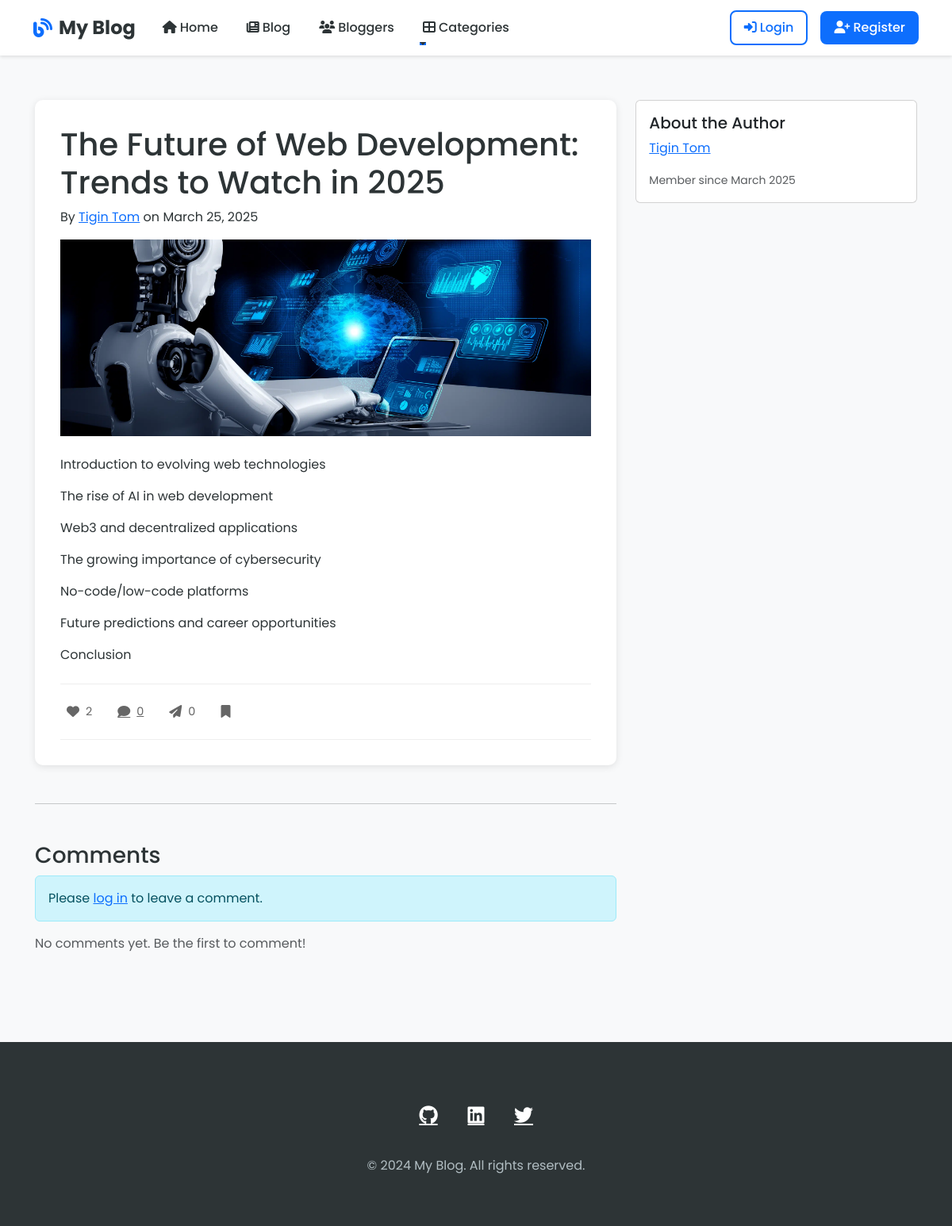
The page /blog/post/the-future-of-web-development-trends-to-watch-in-2025/ on the database its author committed.
### myapp/models.py (models this page shows, shortened)
class BlogPost(models.Model):
    title = models.CharField(max_length=200)
    slug = models.SlugField(unique=True)
    content = models.TextField()
    excerpt = models.TextField(blank=True)
    author = models.ForeignKey(User, on_delete=models.CASCADE)
    image = models.ImageField(upload_to='blog_images/', blank=True, null=True)
    created_at = models.DateTimeField(auto_now_add=True)
    updated_at = models.DateTimeField(auto_now=True)
    status = models.CharField(max_length=10, choices=[
        ('draft', 'Draft'),
        ('published', 'Published')
    ], default='draft')
    likes = models.ManyToManyField(User, related_name='liked_posts', blank=True)
    shares = models.IntegerField(default=0)
    def get_likes_count(self):
        return self.likes.count()
    def get_comments_count(self):
        return self.comments.count()
    class Meta:
        ordering = ['-created_at']

### myapp/views.py (the view)
# urls.py: path('blog/post/<slug:slug>/', views.blog_detail, name='blog_detail'),
def blog_detail(request, slug):
    post = get_object_or_404(BlogPost, slug=slug)
    comments = post.comments.all()
    return render(request, 'myapp/blog_detail.html', {'post': post, 'comments': comments})

### myapp/templates/myapp/blog_detail.html (shortened to what this page needs)
{% extends 'myapp/base.html' %}
{% block content %}
<div class="container mt-4">
    <div class="row">
        <div class="col-md-8">
            <article class="blog-post">
                <h1 class="blog-post-title">{{ post.title }}</h1>
                <p class="blog-post-meta">
                    By <a href="{% url 'blogger_detail' post.author.id %}">{{ post.author.get_full_name|default:post.author.username }}</a>
                    on {{ post.created_at|date:"F j, Y" }}
                </p>
                {% if post.image %}
                    <img src="{{ post.image.url }}" alt="{{ post.title }}" class="img-fluid mb-4">
                {% endif %}
                <div class="blog-post-content">
                    {{ post.content|linebreaks }}
                </div>
                <div class="social-interaction-bar mt-4">
                    <div class="d-flex align-items-center justify-content-between">
                        <div class="d-flex align-items-center">
                            <button class="btn-like me-3" data-post-id="{{ post.slug }}">
                                <i class="fas fa-heart {% if user in post.likes.all %}text-danger{% endif %}"></i>
                                <span class="likes-count">{{ post.get_likes_count }}</span>
                            </button>
                            <a href="{% url 'create_comment' post.slug %}" class="btn-comment me-3">
                                <i class="fas fa-comment"></i>
                                <span class="comments-count">{{ post.get_comments_count }}</span>
                            </a>
                            <button class="btn-share me-3" data-post-id="{{ post.slug }}">
                                <i class="fas fa-paper-plane"></i>
                                <span class="shares-count">{{ post.shares }}</span>
                            </button>
                            <button class="btn-bookmark me-3">
                                <i class="fas fa-bookmark"></i>
                            </button>
                        </div>
                    </div>
                </div>
            </article>
            <hr class="my-5">
            <section class="comments-section">
                <h3>Comments</h3>
                {% if user.is_authenticated %}
                    <div class="mb-4">
                        <a href="{% url 'create_comment' post.slug %}" class="btn btn-primary">
                            <i class="fas fa-comment"></i> Add a Comment
                        </a>
                    </div>
                {% else %}
                    <div class="alert alert-info">
                        Please <a href="{% url 'login' %}?next={{ request.path }}">log in</a> to leave a comment.
                    </div>
                {% endif %}
                {% if comments %}
                    {% for comment in comments %}
                        <div class="comment mb-4">
                            <div class="d-flex">
                                <div class="flex-shrink-0">
                                    <img src="https://via.placeholder.com/40" alt="User avatar" class="rounded-circle">
                                </div>
                                <div class="flex-grow-1 ms-3">
                                    <div class="comment-header">
                                        <h5 class="mb-1">{{ comment.author.get_full_name|default:comment.author.username }}</h5>
                                        <small class="text-muted">{{ comment.created_at|date:"F j, Y, g:i a" }}</small>
                                    </div>
                                    <div class="comment-content mt-2">
                                        {{ comment.content|linebreaks }}
                                    </div>
                                    <div class="comment-actions mt-2">
                                        <button class="btn-like-comment" data-comment-id="{{ comment.id }}">
                                            <i class="fas fa-heart {% if user in comment.likes.all %}text-danger{% endif %}"></i>
                                            <span class="likes-count">{{ comment.get_likes_count }}</span>
                                        </button>
                                    </div>
                                </div>
                            </div>
                        </div>
                    {% endfor %}
                {% else %}
                    <p class="text-muted">No comments yet. Be the first to comment!</p>
                {% endif %}
            </section>
        </div>
        <div class="col-md-4">
            <div class="card">
                <div class="card-body">
                    <h5 class="card-title">About the Author</h5>
                    <p class="card-text">
                        <a href="{% url 'blogger_detail' post.author.id %}">
                            {{ post.author.get_full_name|default:post.author.username }}
                        </a>
                    </p>
                    <p class="card-text">
                        <small class="text-muted">
                            Member since {{ post.author.date_joined|date:"F Y" }}
                        </small>
                    </p>
                </div>
            </div>
        </div>
    </div>
</div>
{% endblock %}

### myapp/templates/myapp/base.html (shortened to what this page needs)
{% load static %}
<!DOCTYPE html>
<html lang="en">
<head>
    <link href="https://cdn.jsdelivr.net/npm/bootstrap@5.3.0/dist/css/bootstrap.min.css" rel="stylesheet">
    <link rel="stylesheet" href="https://cdnjs.cloudflare.com/ajax/libs/font-awesome/6.4.0/css/all.min.css">
</head>
<body>
    <nav class="navbar navbar-expand-lg fixed-top">
        <div class="container">
            <a class="navbar-brand" href="/">
                <i class="fas fa-blog me-2"></i>My Blog
            </a>
            <div class="collapse navbar-collapse" id="navbarNav">
                <ul class="navbar-nav me-auto">
                    <li class="nav-item">
                        <a class="nav-link {% if request.path == '/' %}active{% endif %}" href="/">
                            <i class="fas fa-home me-1"></i>Home
                        </a>
                    </li>
                    <li class="nav-item">
                        <a class="nav-link {% if request.path == '/blog/blogs/' %}active{% endif %}" href="{% url 'blog_list' %}">
                            <i class="fas fa-newspaper me-1"></i>Blog
                        </a>
                    </li>
                    <li class="nav-item">
                        <a class="nav-link {% if request.path == '/blog/bloggers/' %}active{% endif %}" href="{% url 'blogger_list' %}">
                            <i class="fas fa-users me-1"></i>Bloggers
                        </a>
                    </li>
                    <li class="nav-item dropdown">
                        <a class="nav-link dropdown-toggle" href="#" id="categoriesDropdown" role="button" data-bs-toggle="dropdown">
                            <i class="fas fa-th-large me-1"></i>Categories
                        </a>
                    </li>
                </ul>
                <div class="d-flex align-items-center">
                    {% if user.is_authenticated %}
                        <div class="user-menu">
                            <div class="user-avatar">
                                {{ user.username|first|upper }}
                            </div>
                            <div class="dropdown">
                                <a class="nav-link dropdown-toggle" href="#" id="userDropdown" role="button" data-bs-toggle="dropdown">
                                    {{ user.username }}
                                </a>
                                <ul class="dropdown-menu dropdown-menu-end">
                                    <li>
                                        <a class="dropdown-item" href="{% url 'blogger_detail' user.id %}">
                                            <i class="fas fa-user"></i>My Profile
                                        </a>
                                    </li>
                                    <li>
                                        <a class="dropdown-item" href="{% url 'logout' %}">
                                            <i class="fas fa-sign-out-alt"></i>Logout
                                        </a>
                                    </li>
                                </ul>
                            </div>
                        </div>
                    {% else %}
                        <div class="auth-buttons">
                            <a href="{% url 'login' %}" class="btn btn-auth btn-login">
                                <i class="fas fa-sign-in-alt me-1"></i>Login
                            </a>
                            <a href="{% url 'register' %}" class="btn btn-auth btn-register">
                                <i class="fas fa-user-plus me-1"></i>Register
                            </a>
                        </div>
                    {% endif %}
                </div>
            </div>
        </div>
    </nav>
    <div class="main-content">
        {% block content %}{% endblock %}
    </div>
    <footer class="footer">
        <div class="container">
            <div class="social-links">
                <a href="https://github.com/yourusername" target="_blank" title="GitHub">
                    <i class="fab fa-github"></i>
                </a>
                <a href="https://linkedin.com/in/yourusername" target="_blank" title="LinkedIn">
                    <i class="fab fa-linkedin"></i>
                </a>
                <a href="https://twitter.com/yourusername" target="_blank" title="Twitter">
                    <i class="fab fa-twitter"></i>
                </a>
            </div>
            <div class="footer-text">
                <p>&copy; 2024 My Blog. All rights reserved.</p>
            </div>
        </div>
    </footer>
</body>
</html>

### myapp/templates/myapp/base.html (style rules this page uses)
:root { --navbar-height: 70px; --primary-color: #0d6efd; --secondary-color: #2d3436; --text-color: #636e72; --bg-color: #f8f9fa; }
body { font-family: 'Poppins', sans-serif; background-color: var(--bg-color); color: var(--secondary-color); }
.navbar { background-color: white; box-shadow: 0 2px 4px rgba(0,0,0,0.1); transition: transform 0.3s ease-in-out; height: var(--navbar-height); z-index: 1000; }
.navbar-brand { font-weight: 700; font-size: 1.5rem; color: var(--secondary-color); display: flex; align-items: center; }
.navbar-brand i { color: var(--primary-color); }
.nav-link { font-weight: 500; color: var(--secondary-color); margin: 0 10px; position: relative; }
.nav-link::after { content: ''; position: absolute; width: 0; height: 2px; bottom: -2px; left: 0; background-color: var(--primary-color); transition: width 0.3s ease; }
.main-content { padding: 2rem; min-height: calc(100vh - var(--navbar-height)); margin-top: var(--navbar-height); }
.footer { background-color: var(--secondary-color); color: white; padding: 3rem 0; margin-top: 4rem; }
.social-links { display: flex; justify-content: center; gap: 20px; margin-top: 1.5rem; }
.social-links a { color: white; font-size: 1.5rem; transition: all 0.3s ease; width: 40px; height: 40px; display: flex; align-items: center; justify-content: center; border-radius: 50%; }
.footer-text { text-align: center; margin-top: 2rem; color: #b2bec3; }
.auth-buttons { display: flex; gap: 1rem; align-items: center; }
.btn-auth { padding: 0.5rem 1rem; border-radius: 8px; font-weight: 500; transition: all 0.3s ease; }
.btn-login { color: var(--primary-color); border: 2px solid var(--primary-color); }
.btn-register { background-color: var(--primary-color); color: white; }

### myapp/templates/myapp/blog_detail.html (style rules this page uses)
.blog-post { background: white; border-radius: 10px; padding: 2rem; margin-bottom: 2rem; box-shadow: 0 2px 10px rgba(0,0,0,0.1); }
.social-interaction-bar { border-top: 1px solid #eee; border-bottom: 1px solid #eee; padding: 1rem 0; }
.btn-like, .btn-comment, .btn-share, .btn-bookmark, .btn-follow, .btn-like-comment { background: none; border: none; color: #666; cursor: pointer; transition: color 0.2s; padding: 0.5rem; display: flex; align-items: center; gap: 0.5rem; }
.btn-like i, .btn-like-comment i { transition: transform 0.2s; }
.likes-count, .comments-count, .shares-count { font-size: 0.9rem; color: #666; }

### rows shown on the page
BlogPost: title "The Future of Web Development: Trends to Watch in 2025", author.get_full_name "Tigin Tom", created_at "March 25, 2025", image (picture), content "Introduction to evolving web technologies The rise of AI in web development Web3 and decentralized applications The growing importance of cybersecurity No-code/low-code platforms Future predictions and career opportunities Conclusion", get_likes_count "2", get_comments_count "0", shares "0", author.date_joined "March 2025"
